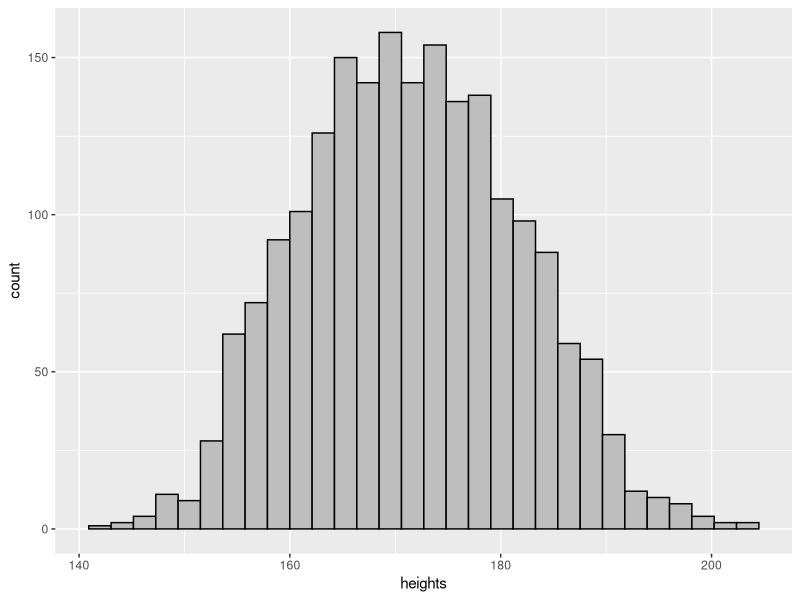

Reproduce this figure in R.

############################################
#
# Script for generating synthetic human height data.
#
############################################

require( ggplot2 );

# Means and SDs from https://ourworldindata.org/human-height
male_mean <- 178.4; male_sd <- 7.6
female_mean <- 164.7; female_sd <- 7.1

# Generate synthetic male and female height samples with given means and SDs.
n <- 1000;
male_heights <- rnorm(n, mean = male_mean, sd = male_sd );
female_heights <- rnorm(n, mean = female_mean, sd = female_sd );

# Put them into a data frame together for cleanliness.
heights <- c( male_heights, female_heights );
sex <- c( rep('M',n), rep('F',n) )
df_heights <- data.frame( 'sex'=sex, 'height'=heights );

# Plot a histogram for each of the male and female heights
pp <- ggplot( df_heights, aes(x=height, color=sex, fill=sex ) );  
pp <- pp + geom_histogram( position="identity", alpha=0.5)

# The same data, but not splitting out bysex.
pp <- ggplot( df_heights, aes(x=heights ) );
pp <- pp + geom_histogram(fill="grey", color="black")

# Set up variables needed to fit and plot a normal
min_height <- min( heights );
max_height <- max( heights );
xmin <- 10*floor( min_height/10 )
xmax <- 10*ceiling( max_height/10 )
x <- seq( xmin, xmax, length.out=length(heights) );
y <- dnorm( x, mean(heights), sd(heights) )
df_normal <- data.frame('x'=x, 'y'=y);

# Estimate the male and female means separately and evaluate normal pdf
x <- seq( xmin, xmax, length.out=length(heights) )
normals_male <- dnorm(x, mean( male_heights), sd(male_heights) );
normals_female <- dnorm(x, mean( female_heights), sd(female_heights) )
sex <- c( rep('M',length(normals_male)), rep('F',length(normals_female)));
df_bimodal <- data.frame('x'=c(x,x), 'sex'=sex, 'density'=c(normals_male,normals_female) );


